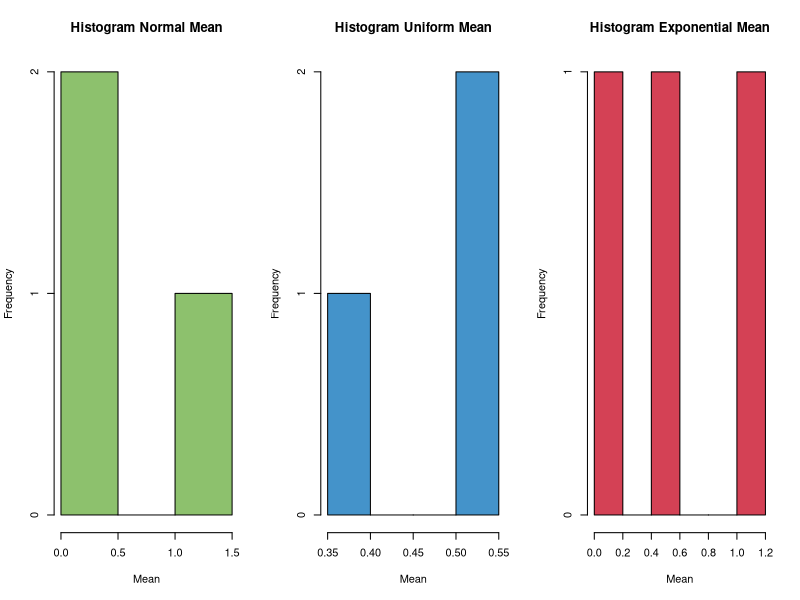
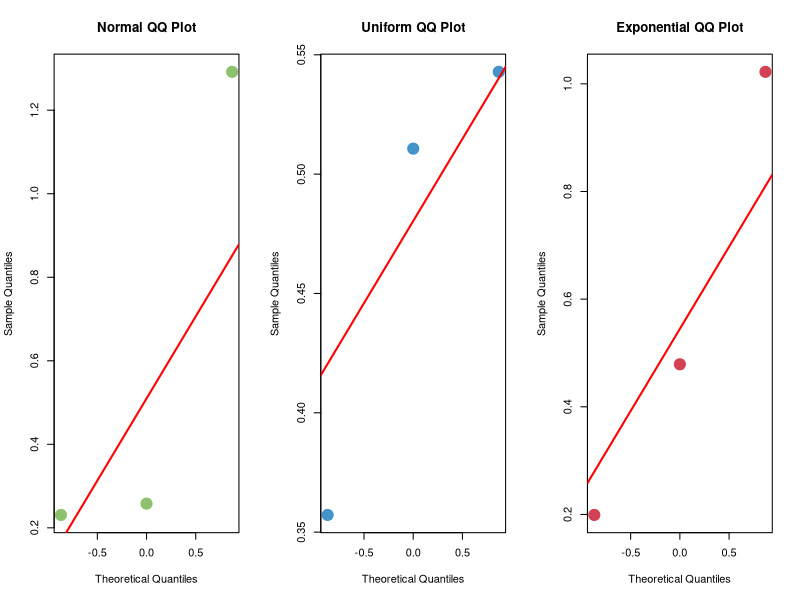

Generate these figures, in order, with R:
## ---- chunk 1
sample_size <- c(2, 5, 25)

norm_samples <- lapply(sample_size, function(n) rnorm(n))

print(norm_samples)
## ---- chunk 2
unif_samples <- lapply(sample_size, function(n) runif(n))

print(unif_samples)
## ---- chunk 3
exp_samples <- lapply(sample_size, function(n) rexp(n))

print(exp_samples)
## ---- chunk 4
# Menghitung rata-rata dari masing-masing sampel
norm_means <- sapply(norm_samples, mean)
unif_means <- sapply(unif_samples, mean)
exp_means <- sapply(exp_samples, mean)
## ---- chunk 5
print(norm_means)
## ---- chunk 6
print(unif_means)
## ---- chunk 7
print(exp_means)
## ---- chunk 8
par(mfrow = c(1, 3))
hist(norm_means, main = "Histogram Normal Mean", 
     xlab = "Mean", ylab = "Frequency", col = "#8DC16D")
hist(unif_means, main = "Histogram Uniform Mean", 
     xlab = "Mean", ylab = "Frequency", col = "#4493CA")
hist(exp_means, main = "Histogram Exponential Mean", 
     xlab = "Mean", ylab = "Frequency", col = "#D44155")
## ---- chunk 9
par(mfrow = c(1, 3))
qqnorm(norm_means, main = "Normal QQ Plot", col = "#8DC16D", lwd = 7,
       xlab = "Theoretical Quantiles", ylab = "Sample Quantiles")
qqline(norm_means, col = "red", lwd=2)

qqnorm(unif_means, main = "Uniform QQ Plot", col = "#4493CA", lwd = 7,
       xlab = "Theoretical Quantiles", ylab = "Sample Quantiles")
qqline(unif_means, col = "red", lwd=2)

qqnorm(exp_means, main = "Exponential QQ Plot", col = "#D44155", lwd = 7,
       xlab = "Theoretical Quantiles", ylab = "Sample Quantiles")
qqline(exp_means, col = "red", lwd=2)
